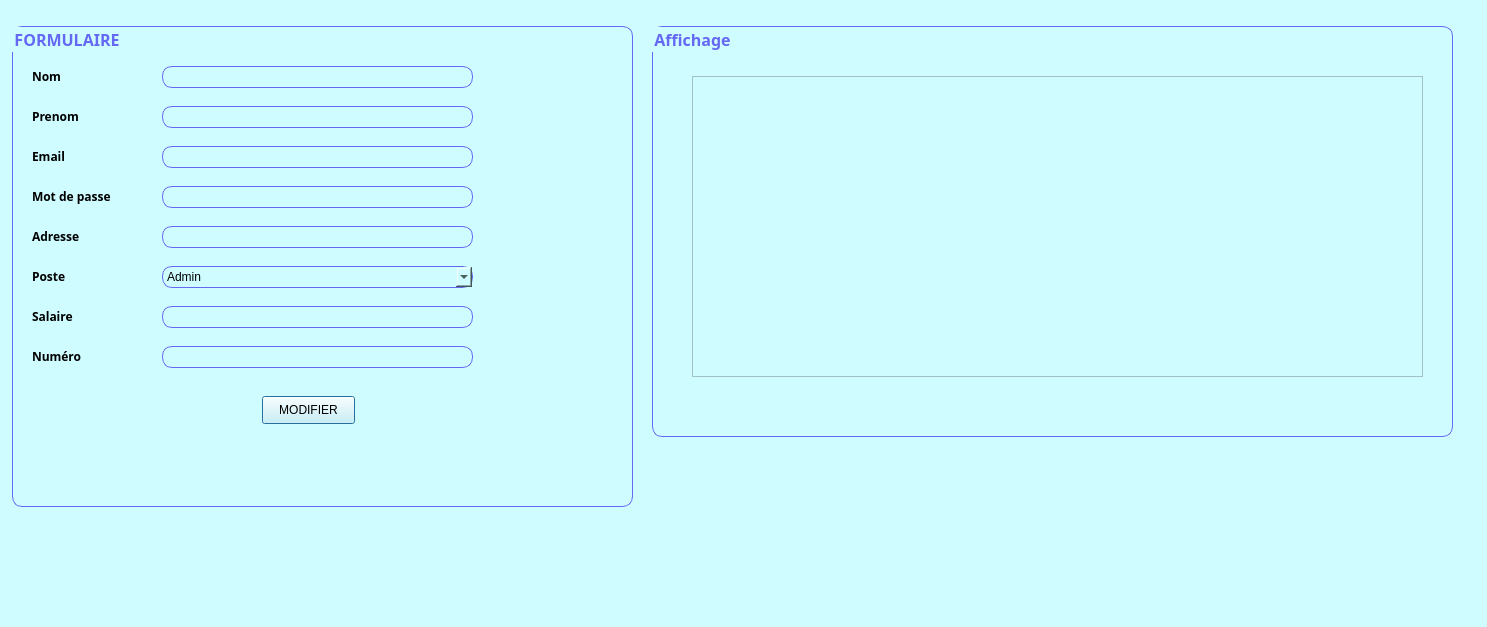
<?xml version="1.0" encoding="UTF-8"?>
<ui version="4.0">
 <class>rh</class>
 <widget class="QDialog" name="rh">
  <property name="geometry">
   <rect>
    <x>0</x>
    <y>0</y>
    <width>1487</width>
    <height>627</height>
   </rect>
  </property>
  <property name="windowTitle">
   <string>Dialog</string>
  </property>
  <widget class="QTabWidget" name="tabWidget">
   <property name="geometry">
    <rect>
     <x>-10</x>
     <y>-30</y>
     <width>1501</width>
     <height>661</height>
    </rect>
   </property>
   <property name="styleSheet">
    <string notr="true">background-color:#CFFCFF;</string>
   </property>
   <property name="currentIndex">
    <number>0</number>
   </property>
   <widget class="QWidget" name="tab_8">
    <attribute name="title">
     <string>AJOUTER ET MODIFIER</string>
    </attribute>
    <widget class="QGroupBox" name="ajouter_p">
     <property name="geometry">
      <rect>
       <x>20</x>
       <y>30</y>
       <width>621</width>
       <height>481</height>
      </rect>
     </property>
     <property name="font">
      <font>
       <family>Montserrat ExtraBold</family>
       <pointsize>12</pointsize>
       <weight>75</weight>
       <italic>false</italic>
       <bold>true</bold>
      </font>
     </property>
     <property name="styleSheet">
      <string notr="true">#ajouter_p{
background-color:transparent;
border-radius:10px;
border: 1px solid #6568F3;
color:#6568F3;
}</string>
     </property>
     <property name="title">
      <string>FORMULAIRE</string>
     </property>
     <widget class="QTableView" name="tab_produits">
      <property name="geometry">
       <rect>
        <x>10</x>
        <y>20</y>
        <width>481</width>
        <height>241</height>
       </rect>
      </property>
      <property name="styleSheet">
       <string notr="true">background:transparent;
border:none;</string>
      </property>
     </widget>
     <widget class="QLineEdit" name="nom1">
      <property name="geometry">
       <rect>
        <x>150</x>
        <y>40</y>
        <width>311</width>
        <height>22</height>
       </rect>
      </property>
      <property name="styleSheet">
       <string notr="true">border-radius:10px;
border:1px solid #6568F3;</string>
      </property>
     </widget>
     <widget class="QLineEdit" name="prenom1">
      <property name="geometry">
       <rect>
        <x>150</x>
        <y>80</y>
        <width>311</width>
        <height>22</height>
       </rect>
      </property>
      <property name="styleSheet">
       <string notr="true">border-radius:10px;
border:1px solid #6568F3;</string>
      </property>
     </widget>
     <widget class="QLineEdit" name="email1">
      <property name="geometry">
       <rect>
        <x>150</x>
        <y>120</y>
        <width>311</width>
        <height>22</height>
       </rect>
      </property>
      <property name="styleSheet">
       <string notr="true">border-radius:10px;
border:1px solid #6568F3;</string>
      </property>
     </widget>
     <widget class="QLineEdit" name="mdp1">
      <property name="geometry">
       <rect>
        <x>150</x>
        <y>160</y>
        <width>311</width>
        <height>22</height>
       </rect>
      </property>
      <property name="styleSheet">
       <string notr="true">border-radius:10px;
border:1px solid #6568F3;</string>
      </property>
     </widget>
     <widget class="QLineEdit" name="adresse1">
      <property name="geometry">
       <rect>
        <x>150</x>
        <y>200</y>
        <width>311</width>
        <height>22</height>
       </rect>
      </property>
      <property name="styleSheet">
       <string notr="true">border-radius:10px;
border:1px solid #6568F3;</string>
      </property>
     </widget>
     <widget class="QLabel" name="label_11">
      <property name="geometry">
       <rect>
        <x>20</x>
        <y>40</y>
        <width>91</width>
        <height>21</height>
       </rect>
      </property>
      <property name="font">
       <font>
        <family>Montserrat ExtraBold</family>
        <weight>75</weight>
        <bold>true</bold>
       </font>
      </property>
      <property name="text">
       <string>Nom</string>
      </property>
     </widget>
     <widget class="QLabel" name="label_12">
      <property name="geometry">
       <rect>
        <x>20</x>
        <y>80</y>
        <width>51</width>
        <height>21</height>
       </rect>
      </property>
      <property name="font">
       <font>
        <family>Montserrat ExtraBold</family>
        <weight>75</weight>
        <bold>true</bold>
       </font>
      </property>
      <property name="text">
       <string>Prenom</string>
      </property>
     </widget>
     <widget class="QLabel" name="label_13">
      <property name="geometry">
       <rect>
        <x>20</x>
        <y>120</y>
        <width>101</width>
        <height>21</height>
       </rect>
      </property>
      <property name="font">
       <font>
        <family>Montserrat ExtraBold</family>
        <weight>75</weight>
        <bold>true</bold>
       </font>
      </property>
      <property name="text">
       <string>Email</string>
      </property>
     </widget>
     <widget class="QLabel" name="label_14">
      <property name="geometry">
       <rect>
        <x>20</x>
        <y>160</y>
        <width>111</width>
        <height>21</height>
       </rect>
      </property>
      <property name="font">
       <font>
        <family>Montserrat ExtraBold</family>
        <weight>75</weight>
        <bold>true</bold>
       </font>
      </property>
      <property name="text">
       <string>Mot de passe</string>
      </property>
     </widget>
     <widget class="QLabel" name="label_17">
      <property name="geometry">
       <rect>
        <x>20</x>
        <y>200</y>
        <width>81</width>
        <height>21</height>
       </rect>
      </property>
      <property name="font">
       <font>
        <family>Montserrat ExtraBold</family>
        <weight>75</weight>
        <bold>true</bold>
       </font>
      </property>
      <property name="text">
       <string>Adresse</string>
      </property>
     </widget>
     <widget class="QPushButton" name="modifier1">
      <property name="geometry">
       <rect>
        <x>250</x>
        <y>370</y>
        <width>93</width>
        <height>28</height>
       </rect>
      </property>
      <property name="styleSheet">
       <string notr="true">#pushButton_4{
color:white;
background-color:#6568F3;
border-radius:10px;
}
#pushButton_4:hover{
color:white;
background-color:#FF7244;
border-radius:10px;
}</string>
      </property>
      <property name="text">
       <string>MODIFIER</string>
      </property>
     </widget>
     <widget class="QComboBox" name="poste1">
      <property name="geometry">
       <rect>
        <x>150</x>
        <y>240</y>
        <width>311</width>
        <height>22</height>
       </rect>
      </property>
      <property name="styleSheet">
       <string notr="true">border-radius:10px;
border:1px solid #6568F3;</string>
      </property>
      <item>
       <property name="text">
        <string>Admin</string>
       </property>
      </item>
      <item>
       <property name="text">
        <string>Responsable RH</string>
       </property>
      </item>
     </widget>
     <widget class="QLabel" name="label_18">
      <property name="geometry">
       <rect>
        <x>20</x>
        <y>240</y>
        <width>81</width>
        <height>21</height>
       </rect>
      </property>
      <property name="font">
       <font>
        <family>Montserrat ExtraBold</family>
        <weight>75</weight>
        <bold>true</bold>
       </font>
      </property>
      <property name="text">
       <string>Poste</string>
      </property>
     </widget>
     <widget class="QLabel" name="label_19">
      <property name="geometry">
       <rect>
        <x>20</x>
        <y>280</y>
        <width>81</width>
        <height>21</height>
       </rect>
      </property>
      <property name="font">
       <font>
        <family>Montserrat ExtraBold</family>
        <weight>75</weight>
        <bold>true</bold>
       </font>
      </property>
      <property name="text">
       <string>Salaire</string>
      </property>
     </widget>
     <widget class="QLabel" name="label_20">
      <property name="geometry">
       <rect>
        <x>20</x>
        <y>320</y>
        <width>81</width>
        <height>21</height>
       </rect>
      </property>
      <property name="font">
       <font>
        <family>Montserrat ExtraBold</family>
        <weight>75</weight>
        <bold>true</bold>
       </font>
      </property>
      <property name="text">
       <string>Numéro</string>
      </property>
     </widget>
     <widget class="QLineEdit" name="salaire1">
      <property name="geometry">
       <rect>
        <x>150</x>
        <y>280</y>
        <width>311</width>
        <height>22</height>
       </rect>
      </property>
      <property name="styleSheet">
       <string notr="true">border-radius:10px;
border:1px solid #6568F3;</string>
      </property>
     </widget>
     <widget class="QLineEdit" name="num1">
      <property name="geometry">
       <rect>
        <x>150</x>
        <y>320</y>
        <width>311</width>
        <height>22</height>
       </rect>
      </property>
      <property name="styleSheet">
       <string notr="true">border-radius:10px;
border:1px solid #6568F3;</string>
      </property>
     </widget>
    </widget>
    <widget class="QGroupBox" name="ajouter_p_2">
     <property name="geometry">
      <rect>
       <x>660</x>
       <y>30</y>
       <width>801</width>
       <height>411</height>
      </rect>
     </property>
     <property name="font">
      <font>
       <family>Montserrat ExtraBold</family>
       <pointsize>12</pointsize>
       <weight>75</weight>
       <italic>false</italic>
       <bold>true</bold>
      </font>
     </property>
     <property name="styleSheet">
      <string notr="true">#ajouter_p_2{
background-color:transparent;
border-radius:10px;
border: 1px solid #6568F3;
color:#6568F3;
}</string>
     </property>
     <property name="title">
      <string>Affichage</string>
     </property>
     <widget class="QTableView" name="tab_produits_5">
      <property name="geometry">
       <rect>
        <x>160</x>
        <y>0</y>
        <width>481</width>
        <height>241</height>
       </rect>
      </property>
      <property name="styleSheet">
       <string notr="true">background:transparent;
border:none;</string>
      </property>
     </widget>
     <widget class="QTableView" name="tableemploye1">
      <property name="geometry">
       <rect>
        <x>40</x>
        <y>50</y>
        <width>731</width>
        <height>301</height>
       </rect>
      </property>
     </widget>
    </widget>
   </widget>
  </widget>
 </widget>
 <resources/>
 <connections/>
</ui>
